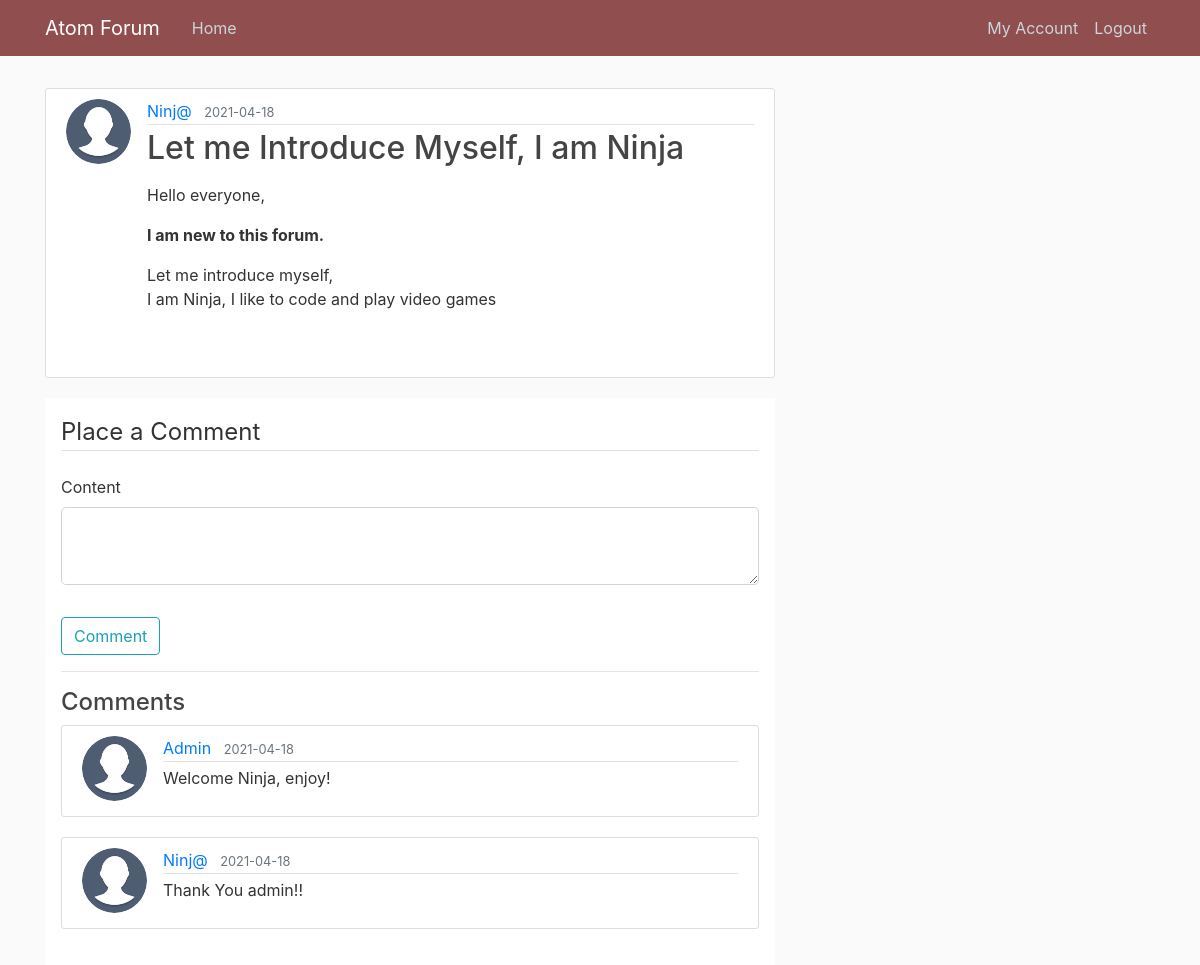
/post/3 (signed in), run on the app's committed database.
### app/models.py (models this page shows, shortened)
class User(db.Model, UserMixin):
    id = db.Column(db.Integer, primary_key=True)
    username = db.Column(db.String(20), unique=True, nullable=False)
    email = db.Column(db.String(120), unique=True, nullable=False)
    password = db.Column(db.String(120), nullable=False)
    image_file = db.Column(db.String(20), nullable=False, default='default.jpg')
    posts=  db.relationship('Post', backref='author', lazy=True)
    comments=  db.relationship('Comment', backref='authorCom', lazy=True)

class Post(db.Model):
    id = db.Column(db.Integer, primary_key=True)
    title = db.Column(db.String(100), nullable=False)
    date_posted = db.Column(db.DateTime, nullable=False, default=datetime.utcnow)
    content = db.Column(db.Text, nullable=False)
    user_id = db.Column(db.Integer, db.ForeignKey('user.id'), nullable=False)
    comments=  db.relationship('Comment', backref='thread', lazy=True)
    category_id = db.Column(db.Integer, db.ForeignKey('category.id'), nullable=False)

class Comment(db.Model):
    id = db.Column(db.Integer, primary_key=True)
    comment = db.Column(db.String(100), nullable=False)
    date_posted = db.Column(db.DateTime, nullable=False, default=datetime.utcnow)
    user_id = db.Column(db.Integer, db.ForeignKey('user.id'), nullable=False)
    post_id = db.Column(db.Integer, db.ForeignKey('post.id'), nullable=False)

### app/posts/routes.py (the view)
@posts.route("/post/<int:post_id>", methods=['GET', 'POST'])
def post(post_id):
    form = CommentForm()                    # Form for posting a Comment
    post = Post.query.get_or_404(post_id)   # Get the Post or return 404 if post not exist
    if form.validate_on_submit():
        comment = Comment(comment=form.content.data,thread=post,user_id=current_user.id)
        db.session.add(comment)
        db.session.commit()
        return redirect(url_for('posts.post',post_id=post.id))
    return render_template('post.html', title=post.title, post=post,commentForm=form)

### app/posts/forms.py
class CommentForm(FlaskForm):
    content = TextAreaField('Content', validators=[DataRequired()])
    submit = SubmitField('Comment')

### app/models.py (called while the page is built)
@login_manager.user_loader
def load_user(user_id):
    return User.query.get(int(user_id))

### app/templates/post.html (shortened to what this page needs)
{% extends "layout.html" %}
{% block content %}
  <article class="media content-section">
    <img class="rounded-circle article-img" src="{{ url_for('static', filename='profile_pics/' + post.author.image_file) }}">
    <div class="media-body">
      <div class="article-metadata">
        <a class="mr-2" href="{{ url_for('users.user_posts', username=post.author.username) }}">{{ post.author.username }}</a>
        <small class="text-muted">{{ post.date_posted.strftime('%Y-%m-%d') }}</small>
      </div>
      <h2 class="article-title">{{ post.title }}</h2>
      <p class="article-content">{{ post.content|safe }}</p>
    </div>
  </article>
  <div class="bg-white p-3">
      {% if current_user.is_authenticated %}
      <form method="POST" action="">
          <fieldset class="form-group">
              <legend class="border-bottom mb-4">Place a Comment</legend>
              <div class="form-group">
                  {{ commentForm.content.label(class="form-control-label") }}
                  {% if commentForm.content.errors %}
                      {{ commentForm.content(class="form-control form-control-lg is-invalid") }}
                      <div class="invalid-feedback">
                          {% for error in commentForm.content.errors %}
                              <span>{{ error }}</span>
                          {% endfor %}
                      </div>
                  {% else %}
                      {{ commentForm.content(class="form-control form-control-lg") }}
                  {% endif %}
              </div>
          </fieldset>
          <div class="form-group">
              {{ commentForm.submit(class="btn btn-outline-info") }}
          </div>
      </form>
      <hr>
      {% else %}
      <p> Sign in to place Comments</p>
      {% endif %}
      <div class="media-body">
        <h4>Comments</h4>
          {% for comment in post.comments %}
          <article class="media content-section">
            <img class="rounded-circle article-img" src="{{ url_for('static', filename='profile_pics/' + comment.authorCom.image_file) }}">
            <div class="media-body">
              <div class="article-metadata">
                <a class="mr-2" href="{{ url_for('users.account_user', userid=post.author.id) }}">{{ comment.authorCom.username }}</a>
                <small class="text-muted">{{ comment.date_posted.strftime('%Y-%m-%d') }}</small>
              </div>
              <p class="article-content">{{ comment.comment }}</p>
            </div>
          </article>
        {% endfor %}
      </div>
  </div>
{% endblock content %}

### app/static/style/main.css (style rules this page uses)
body { background: #fafafa; color: #333333; margin-top: 5rem; }
h1, h2, h3, h4, h5, h6 { color: #444444; }
.content-section { background: #ffffff; padding: 10px 20px; border: 1px solid #dddddd; border-radius: 3px; margin-bottom: 20px; }
.article-title { color: #444444; }
.article-content { white-space: pre-line; }
.article-img { height: 65px; width: 65px; margin-right: 16px; }
.article-metadata { padding-bottom: 1px; margin-bottom: 4px; border-bottom: 1px solid #e3e3e3 }

### data on the page
User: image_file (placeholder picture), author.username "Ninj@"
Post: date_posted "2021-04-18", title "Let me Introduce Myself, I am Ninja", content "Hello everyone, I am new to this forum. Let me introduce myself, I am Ninja, I like to code and play video games"
Comment: image_file (picture), authorCom.username "Admin", date_posted "2021-04-18", comment "Welcome Ninja, enjoy!"
Comment: image_file (placeholder picture), authorCom.username "Ninj@", date_posted "2021-04-18", comment "Thank You admin!!"

### other printed values
{{ commentForm.content.label(class="form-control-label") }} "Content"
